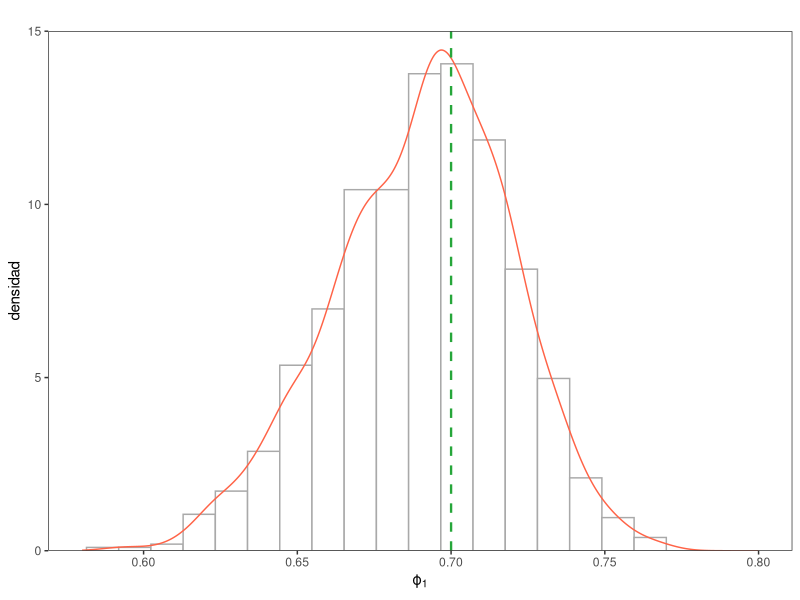
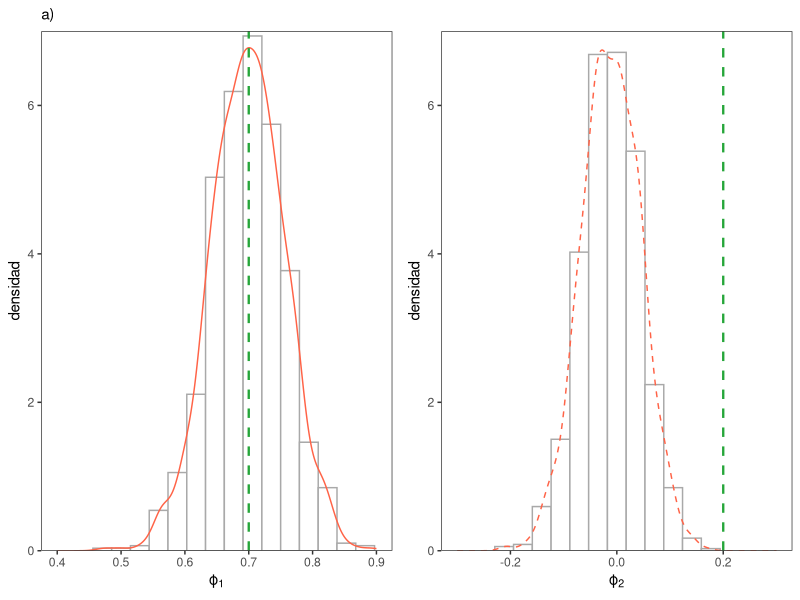

R code for these plots, in order:
library(tidyverse)
library(ggthemes)
library(readr)
library(ggplot2)
library(gridExtra)

# Explorar cual es la convergencia de phi 1 ajustado con AR(1), 
# cuando los datos fueron generados por un AR(3).

df_phis_conv_ar <- read.csv("data/phis_conv_ar.csv",  header = TRUE)
colnames(df_phis_conv_ar)

ggplot(df_phis_conv_ar, aes(x = phi_1_AR1)) + 
  geom_histogram(colour = "darkgray", fill = "white", bins = 22, aes(y = ..density..))+
  geom_density(lwd = 0.5,linetype = 1, colour = "tomato")+
  labs(subtitle = "",  y= "densidad", x= expression("\u03d5"[1]))+
  scale_y_continuous(expand = c(0, 0), limits = c(0, 15))+
  geom_vline(xintercept = 0.7, linetype="dashed", color="#26A63A",lwd=0.8)+
  xlim(c(0.58, 0.8)) + theme_bw()+
  theme(panel.grid.major = element_blank(),
        panel.grid.minor = element_blank())



####################################################################
# Explorar, bajo el modelo normal, cual es la convergencia del phi 1 y 2
# ajustado con AR(2) cuando los datos fueron generados por un AR(3).

g1 <- ggplot(df_phis_conv_ar, aes(x = phi_1_AR2)) + 
  geom_histogram(colour = "darkgray", fill = "white", bins = 18, aes(y = ..density..))+
  geom_density(lwd = 0.5,linetype = 1, colour = "tomato")+
  labs(subtitle = "a)", y= "densidad",x= expression("\u03d5"[1]))+
  scale_y_continuous(expand = c(0, 0), limits = c(0, 7))+
  geom_vline(xintercept = 0.7, linetype="dashed", color="#26A63A",lwd=0.8)+
  xlim(c(0.4, 0.9)) + theme_bw()+
  theme(panel.grid.major = element_blank(),
        panel.grid.minor = element_blank())

g2 <- ggplot(df_phis_conv_ar, aes(x = phi_2_AR2)) + 
  geom_histogram(colour = "darkgray", fill = "white", bins = 18, aes(y = ..density..))+
  geom_density(lwd = 0.5,linetype = 2, colour = "tomato")+
  labs(subtitle = "", y= "densidad",x= expression("\u03d5"[2]))+
  scale_y_continuous(expand = c(0, 0), limits = c(0, 7))+
  geom_vline(xintercept = 0.2, linetype="dashed", color="#26A63A",lwd=0.8)+
  xlim(c(-0.3, 0.3)) + theme_bw()+
  theme(panel.grid.major = element_blank(),
        panel.grid.minor = element_blank())

grid.arrange(g1,g2, nrow=1)
